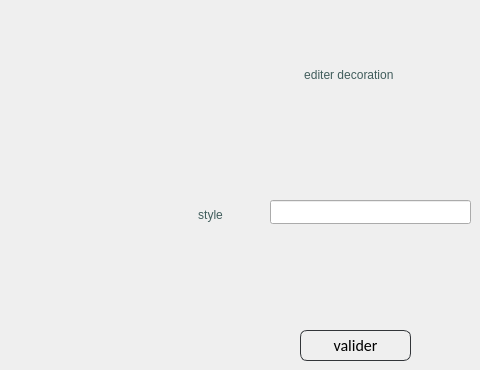
          <widget class="QWidget" name="page_6">
           <widget class="QLabel" name="label_84">
            <property name="geometry">
             <rect>
              <x>250</x>
              <y>60</y>
              <width>201</width>
              <height>31</height>
             </rect>
            </property>
            <property name="toolTip">
             <string>&lt;html&gt;&lt;head/&gt;&lt;body&gt;&lt;p align=&quot;center&quot;&gt;nom&lt;/p&gt;&lt;/body&gt;&lt;/html&gt;</string>
            </property>
            <property name="styleSheet">
             <string notr="true">color:rgb(65, 93, 92);

font: 13pt &quot;Allura&quot;;
background: transparent;
</string>
            </property>
            <property name="text">
             <string>&lt;html&gt;&lt;head/&gt;&lt;body&gt;&lt;p align=&quot;center&quot;&gt;editer decoration
&lt;/p&gt;&lt;/body&gt;&lt;/html&gt;</string>
            </property>
           </widget>
           <widget class="QLineEdit" name="lineEdit_42">
            <property name="geometry">
             <rect>
              <x>270</x>
              <y>200</y>
              <width>201</width>
              <height>24</height>
             </rect>
            </property>
           </widget>
           <widget class="QLabel" name="label_85">
            <property name="geometry">
             <rect>
              <x>110</x>
              <y>200</y>
              <width>201</width>
              <height>31</height>
             </rect>
            </property>
            <property name="toolTip">
             <string>&lt;html&gt;&lt;head/&gt;&lt;body&gt;&lt;p align=&quot;center&quot;&gt;nom&lt;/p&gt;&lt;/body&gt;&lt;/html&gt;</string>
            </property>
            <property name="styleSheet">
             <string notr="true">color:rgb(65, 93, 92);

font: 13pt &quot;Allura&quot;;
background: transparent;
</string>
            </property>
            <property name="text">
             <string>&lt;html&gt;&lt;head/&gt;&lt;body&gt;&lt;p align=&quot;center&quot;&gt;style&lt;/p&gt;&lt;/body&gt;&lt;/html&gt;</string>
            </property>
           </widget>
           <widget class="QPushButton" name="pushButton_53">
            <property name="geometry">
             <rect>
              <x>300</x>
              <y>330</y>
              <width>111</width>
              <height>31</height>
             </rect>
            </property>
            <property name="styleSheet">
             <string notr="true">
QPushButton
{
	background: transparent;
	border-style:solid;
	border-radius:7px;
	border-width:1px;
border-color: rgb(50, 53, 57);
	color:rgb(0,0,0);
	font-size:16px;
font-family:Calibri;
}

QPushButton:hover
{
	background-color: #00000000;
	border-color: rgb(30, 227, 0);
	/*color:rgb(30, 227, 0);*/
}

QPushButton:focus
{
	background-color:  rgb(30, 227, 0);
	border-color: rgba(30, 227, 0,0);
	color:rgb(255, 255, 255);
}
</string>
            </property>
            <property name="text">
             <string>valider</string>
            </property>
           </widget>
          </widget>
